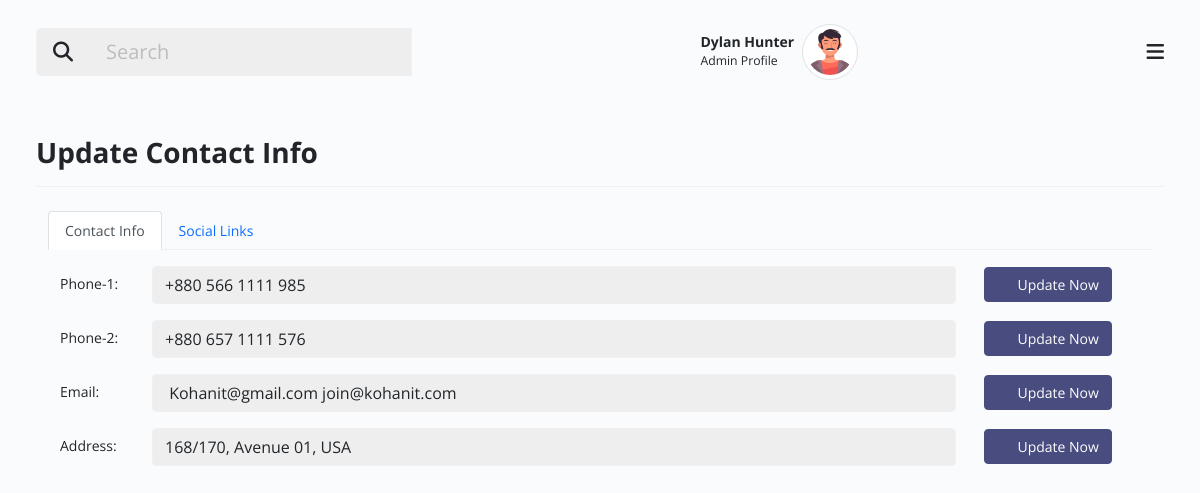
The app's page /admin/contacts_page_settings.php (signed in) with its own data.
### tables this page shows
CREATE TABLE `_users` (
  `id` int(11) NOT NULL,
  `first_name` varchar(25) NOT NULL,
  `last_name` varchar(25) NOT NULL,
  `email` varchar(50) NOT NULL,
  `password` varchar(25) NOT NULL,
  `date` datetime NOT NULL
);

CREATE TABLE `_contactinfo` (
  `pageid` int(11) NOT NULL,
  `phone1` varchar(25) NOT NULL,
  `phone2` varchar(25) NOT NULL,
  `email` varchar(255) NOT NULL,
  `address` varchar(255) NOT NULL,
  `fb_link` varchar(255) NOT NULL,
  `tw_link` varchar(255) NOT NULL,
  `ln_link` varchar(255) NOT NULL,
  `be_link` varchar(255) NOT NULL,
  `modified_count` int(11) NOT NULL,
  `modified_date` datetime NOT NULL,
  `created` datetime NOT NULL
);

### admin/contacts_page_settings.php (the view, shortened to what this page needs)
<?php
$formactionurl = "contacts_page_server.php";
?>
<?php
require('_dbconnection.php');
$sql_page = "SELECT * FROM _contactinfo WHERE pageid='6'";
$result_page = mysqli_query($conn, $sql_page);
$row_page = mysqli_fetch_assoc($result_page);
?>
<?php
require_once('_header.php');
require_once('_sidebar.php');
require_once('_bodyheader.php');
?>
<div class="body d-flex py-lg-3 py-md-2">
    <div class="container-xxl">
        <div class="row clearfix">
            <div class="col-md-12">
                <div class="card border-0 mb-4 no-bg">
                    <div class="card-header py-3 px-0 d-flex align-items-center  justify-content-between border-bottom">
                        <h3 class=" fw-bold flex-fill mb-0">Update Contact Info</h3>
                    </div>
                </div>
            </div>
        </div>
        <div class="container">
            <div class="profile-head">
                <ul class="nav nav-tabs" id="myTab" role="tablist">
                    <li class="nav-item">
                        <a class="nav-link active" id="home-tab" data-toggle="tab" href="#tab1" role="tab"
                            aria-controls="home" aria-selected="true">Contact Info</a>
                    </li>
                    <li class="nav-item">
                        <a class="nav-link" id="counter-tab" data-toggle="tab" href="#tab2" role="tab"
                            aria-controls="profile" aria-selected="false">Social Links</a>
                    </li>
                </ul>
            </div>
        </div>
        <div class="container">
            <div class="tab-content profile-tab" id="myTabContent">
                <div class="tab-pane fade show active" id="tab1" role="tabpanel" aria-labelledby="home-tab">
                    <div class="container mt-3">
                        <div class="section-title fl-wrap">
                            <form autocomplete="off" action="<?php echo $formactionurl; ?>" method="POST">
                                <div class="form-group row mt-3">
                                    <label for="phone1" class="col-sm-1 col-form-label">
                                        Phone-1:</label>
                                    <div class="col-sm-9"><input name="pageid" hidden
                                        <input name="phone1" value="<?php echo $row_page['phone1']; ?>" type="text"
                                            class="form-control" id="phone1" placeholder="+489756412322">
                                    </div>
                                    <div class="d-flex flex-wrap align-items-center ct-btn-set col-sm-2">
                                        <button type="submit" class="btn btn-dark ms-1 "><i
                                                class="icofont-plus-circle me-2 fs-6"></i>Update Now</button>
                                    </div>
                                </div>
                            </form>
                            <form autocomplete="off" action="<?php echo $formactionurl; ?>" method="POST">
                                <div class="form-group row mt-3">
                                    <label for="phone2" class="col-sm-1 col-form-label">
                                        Phone-2:</label>
                                    <div class="col-sm-9"><input name="pageid" hidden
                                        <input name="phone2" value="<?php echo $row_page['phone2']; ?>" type="text"
                                            class="form-control" id="phone2" placeholder=" +8(222)987654321">
                                    </div>
                                    <div class="d-flex flex-wrap align-items-center ct-btn-set col-sm-2">
                                        <button type="submit" class="btn btn-dark ms-1 "><i
                                                class="icofont-plus-circle me-2 fs-6"></i>Update Now</button>
                                    </div>
                                </div>
                            </form>
                            <form autocomplete="off" action="<?php echo $formactionurl; ?>" method="POST">
                                <div class="form-group row mt-3">
                                    <label for="email" class="col-sm-1 col-form-label">
                                        Email:</label>
                                    <div class="col-sm-9"><input name="pageid" hidden
                                        <input name="email" value="<?php echo $row_page['email']; ?>" type="text"
                                            class="form-control" id="email" placeholder="YOURMAIL@DOMAIN.COM">
                                    </div>
                                    <div class="d-flex flex-wrap align-items-center ct-btn-set col-sm-2">
                                        <button type="submit" class="btn btn-dark ms-1 "><i
                                                class="icofont-plus-circle me-2 fs-6"></i>Update Now</button>
                                    </div>
                                </div>
                            </form>
                            <form autocomplete="off" action="<?php echo $formactionurl; ?>" method="POST">
                                <div class="form-group row mt-3">
                                    <label for="address" class="col-sm-1 col-form-label">
                                        Address:</label>
                                    <div class="col-sm-9"><input name="pageid" hidden
                                        <input name="address" value="<?php echo $row_page['address']; ?>" type="text"
                                            class="form-control" id="address" placeholder="USA 27TH BROOKLYN NY">
                                    </div>
                                    <div class="d-flex flex-wrap align-items-center ct-btn-set col-sm-2">
                                        <button type="submit" class="btn btn-dark ms-1 "><i
                                                class="icofont-plus-circle me-2 fs-6"></i>Update Now</button>
                                    </div>
                                </div>
                            </form>
                        </div>
                    </div>
                </div>
            </div>
        </div>
        <?php
        require_once('_footer.php');
        ?>

### admin/_bodyheader.php (shortened to what this page needs)
<div class="main px-lg-4 px-md-4">
    <div class="header">
        <nav class="navbar py-4">
            <div class="container-xxl">
                <?php
                        require('_dbconnection.php');
                        $sql = "SELECT * FROM _users";
                        $result = mysqli_query($conn, $sql);
                        $row = mysqli_fetch_assoc($result);
                        $user_fname =  "".$row['first_name']." ".$row['last_name']."";
                        ?>
                <div class="h-right d-flex align-items-center mr-5 mr-lg-0 order-1">
                    <div class="dropdown user-profile ml-2 ml-sm-3 d-flex align-items-center zindex-popover">
                        <div class="u-info me-2">
                            <p class="mb-0 text-end line-height-sm "><span class="font-weight-bold"><?php echo $user_fname; ?></span></p>
                            <small>Admin Profile</small>
                        </div>
                        <a class="nav-link dropdown-toggle pulse p-0" href="#" role="button" data-bs-toggle="dropdown" data-bs-display="static">
                            <img class="avatar lg rounded-circle img-thumbnail" src="assets/images/profile_av.png" alt="profile">
                        </a>
                    </div>
                </div>
                <button class="navbar-toggler p-0 border-0 menu-toggle order-3" type="button" data-bs-toggle="collapse" data-bs-target="#mainHeader">
                    <span class="fa fa-bars"></span>
                </button>
                <div class="order-0 col-lg-4 col-md-4 col-sm-12 col-12 mb-3 mb-md-0 ">
                    <div class="input-group flex-nowrap input-group-lg">
                        <button type="button" class="input-group-text" id="addon-wrapping"><i class="fa fa-search"></i></button>
                        <input type="search" class="form-control" placeholder="Search" aria-label="search" aria-describedby="addon-wrapping">
                    </div>
                </div>
            </div>
        </nav>
    </div>

### records on screen
_users: user_fname "Dylan Hunter"
_contactinfo: phone1 "+880 566 1111 985", phone2 "+880 657 1111 576", email "Kohanit@gmail.com join@kohanit.com", address "168/170, Avenue 01, USA"
